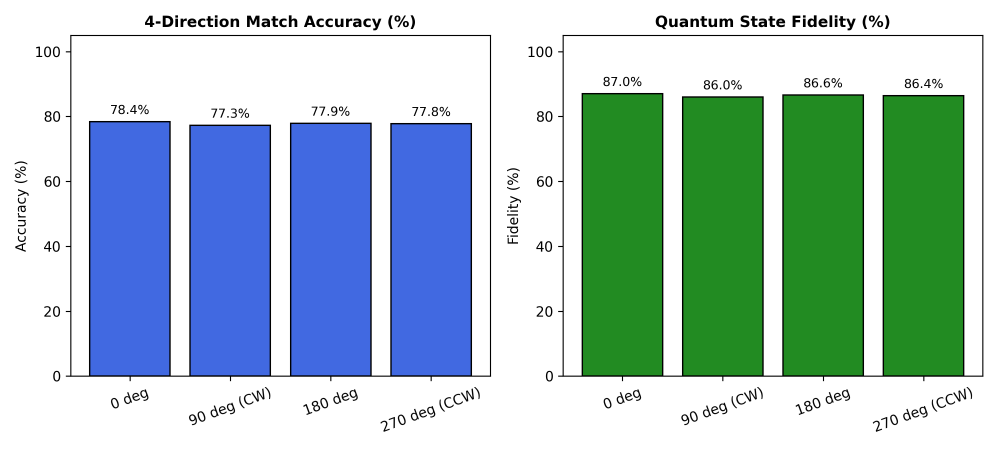
#> input picture match_report.png, 3000 x 1350 px (shown at 1/3 size)
$ python run_similarity.py --img1 match_report.png --img2 match_report.png
#> lines starting #> are read from the running program, lines starting #| are printed output that depends on the picture; long printed decimals are rounded
### src/feature/quantum_sift_entropy.py
"""
Quantum SIFT/SURF & Von Neumann Entropy Feature Matching Module.
Integrates 4-directional cardinal rotation and quantum density matrix formulations.
"""

import numpy as np
import cv2
from scipy.linalg import sqrtm
from typing import Dict, Any, Tuple, Optional


def extract_sift_density_matrix(image: np.ndarray, max_keypoints: int = 128) -> Dict[str, Any]:
    """
    Extract SIFT keypoint descriptors, map to pure quantum states in 7-qubit space,
    and compute the response-weighted statistical ensemble density matrix rho.
    """
    if len(image.shape) == 3:
        gray = cv2.cvtColor(image, cv2.COLOR_BGR2GRAY)
    else:
        gray = image.copy()

    try:
        detector = cv2.SIFT_create(nfeatures=max_keypoints)
        keypoints, descriptors = detector.detectAndCompute(gray, None)
    except Exception:
        detector = cv2.ORB_create(nfeatures=max_keypoints)
        keypoints, descriptors = detector.detectAndCompute(gray, None)
        if descriptors is not None:
            padded = np.zeros((descriptors.shape[0], 128), dtype=np.float32)
            padded[:, :descriptors.shape[1]] = descriptors
            descriptors = padded

    dim = 128
    if descriptors is None or len(descriptors) == 0:
        rho = np.eye(dim, dtype=np.float64) / dim
        return {
            "keypoints": [],
            "descriptors": None,
            "density_matrix": rho,
            "num_kps": 0
        }

    norms = np.linalg.norm(descriptors, axis=1, keepdims=True)
    norms[norms == 0] = 1e-12
    psi = (descriptors / norms).astype(np.float64)

    responses = np.array([kp.response for kp in keypoints], dtype=np.float64)
    if np.sum(responses) == 0 or np.isnan(np.sum(responses)):
        weights = np.ones(len(keypoints), dtype=np.float64) / len(keypoints)
    else:
        weights = responses / np.sum(responses)

    rho = np.dot(psi.T * weights, psi)
    rho = 0.5 * (rho + rho.T)
    trace = np.trace(rho)
    if trace > 0:
        rho = rho / trace
    else:
        rho = np.eye(dim, dtype=np.float64) / dim

    return {
        "keypoints": keypoints,
        "descriptors": psi,
        "density_matrix": rho,
        "num_kps": len(keypoints)
    }


def compute_von_neumann_entropy(rho: np.ndarray, base: float = 2.0) -> float:
    """Compute Von Neumann entropy S(rho) = - Tr(rho log(rho))."""
    eigenvalues = np.linalg.eigvalsh(rho)
    pos_eig = eigenvalues[eigenvalues > 1e-15]
    if len(pos_eig) == 0:
        return 0.0
    return float(max(0.0, -np.sum(pos_eig * (np.log(pos_eig) / np.log(base)))))


def compute_quantum_jsd(rho_A: np.ndarray, rho_B: np.ndarray) -> float:
    """Compute Quantum Jensen-Shannon Divergence between two mixed states."""
    rho_mix = 0.5 * (rho_A + rho_B)
    s_mix = compute_von_neumann_entropy(rho_mix, base=2.0)
    s_a = compute_von_neumann_entropy(rho_A, base=2.0)
    s_b = compute_von_neumann_entropy(rho_B, base=2.0)
    return float(max(0.0, s_mix - 0.5 * (s_a + s_b)))


def compute_mixed_state_fidelity(rho_A: np.ndarray, rho_B: np.ndarray) -> float:
    """Compute Uhlmann-Jozsa quantum fidelity F(rho_A, rho_B)."""
    try:
        sqrt_A = sqrtm(rho_A)
        if np.iscomplexobj(sqrt_A):
            sqrt_A = sqrt_A.real
        M = sqrt_A @ rho_B @ sqrt_A
        sqrt_M = sqrtm(M)
        if np.iscomplexobj(sqrt_M):
            sqrt_M = sqrt_M.real
        fidelity = float(np.trace(sqrt_M)) ** 2
        return float(np.clip(fidelity, 0.0, 1.0))
    except Exception:
        hs = np.trace(rho_A @ rho_B)
        return float(np.clip(hs, 0.0, 1.0))


def compute_4direction_sift_match(img_A: np.ndarray, img_B: np.ndarray, max_keypoints: int = 128) -> Dict[str, Any]:
    """
    Performs 4-directional matching between Image A and Image B.
    """
    feat_A = extract_sift_density_matrix(img_A, max_keypoints=max_keypoints)
    rho_A = feat_A["density_matrix"]
    s_A = compute_von_neumann_entropy(rho_A)

    rotations = [
        ("0 deg", None),
        ("90 deg (CW)", cv2.ROTATE_90_CLOCKWISE),
        ("180 deg", cv2.ROTATE_180),
        ("270 deg (CCW)", cv2.ROTATE_90_COUNTERCLOCKWISE)
    ]

    best_match = {
        "angle_name": None,
        "match_accuracy": -1.0,
        "qjsd": 1.0,
        "fidelity": 0.0
    }
    rotation_details = []

    for angle_name, rot_code in rotations:
        rot_img_B = img_B.copy() if rot_code is None else cv2.rotate(img_B, rot_code)
        feat_B = extract_sift_density_matrix(rot_img_B, max_keypoints=max_keypoints)
        rho_B = feat_B["density_matrix"]
        s_B = compute_von_neumann_entropy(rho_B)

        qjsd = compute_quantum_jsd(rho_A, rho_B)
        fidelity = compute_mixed_state_fidelity(rho_A, rho_B)
        sim_qjsd = max(0.0, (1.0 - np.sqrt(qjsd))) * 100.0
        combined_accuracy = 0.6 * (fidelity * 100.0) + 0.4 * sim_qjsd

        item = {
            "angle": angle_name,
            "kps_B": feat_B["num_kps"],
            "entropy_B": s_B,
            "qjsd": qjsd,
            "fidelity": fidelity,
            "accuracy": combined_accuracy
        }
        rotation_details.append(item)

        if combined_accuracy > best_match["match_accuracy"]:
            best_match["angle_name"] = angle_name
            best_match["match_accuracy"] = combined_accuracy
            best_match["qjsd"] = qjsd
            best_match["fidelity"] = fidelity

    return {
        "entropy_A": s_A,
        "kps_A": feat_A["num_kps"],
        "rotations": rotation_details,
        "best_match": best_match
    }

### run_similarity.py
"""
Unified Quantum Image Similarity & Matching Runner.

Supports:
1. Pixel-level quantum state overlap / fidelity.
2. SIFT/ORB + Von Neumann Entropy Density Matrix Matching.
3. 4-Directional Cardinal Rotation Search (0°, 90°, 180°, 270°).

Usage:
    python run_similarity.py --img1 path/a.png --img2 path/b.png
    python run_similarity.py --img1 path/a.png --img2 path/b.png --mode sift_entropy --rotate
"""

import argparse
import os
import sys
import cv2
import numpy as np

# Ensure src can be imported
sys.path.insert(0, os.path.dirname(os.path.abspath(__file__)))
from src.feature.quantum_sift_entropy import compute_4direction_sift_match, extract_sift_density_matrix, compute_quantum_jsd, compute_mixed_state_fidelity, compute_von_neumann_entropy


# [47 lines left out: function run_pixel_similarity, not called in this run]


def run_sift_entropy_similarity(img1_path: str, img2_path: str, max_kps: int, rotate: bool):
    raw_i1 = cv2.imread(img1_path)
    raw_i2 = cv2.imread(img2_path)

    if raw_i1 is None:
        raise FileNotFoundError(f"Cannot read image: {img1_path}")
    if raw_i2 is None:
        raise FileNotFoundError(f"Cannot read image: {img2_path}")

    print("\n" + "=" * 70)
    print("   QUANTUM SIFT/SURF + VON NEUMANN ENTROPY DENSITY MATRIX MATCHING")
    print("=" * 70)

    if rotate:
        res = compute_4direction_sift_match(raw_i1, raw_i2, max_keypoints=max_kps)
        print(f"[*] Anchor Keypoints: {res['kps_A']} | S(rho_A): {res['entropy_A']:.4f} bits\n")
        print(f"{'Orientation':<16} | {'KPs':<5} | {'S(rho_B)':<9} | {'QJSD':<8} | {'Fidelity':<8} | {'Accuracy':<8}")
        print("-" * 70)
        for r in res["rotations"]:
            print(f"{r['angle']:<16} | {r['kps_B']:<5} | {r['entropy_B']:<9.4f} | {r['qjsd']:<8.4f} | {r['fidelity']*100:<7.2f}% | {r['accuracy']:<6.2f}%")

        best = res["best_match"]
        print("=" * 70)
        print(f"[+] Optimal Orientation     : {best['angle_name']}")
        print(f"[+] Quantum State Fidelity  : {best['fidelity'] * 100:.2f}%")
        print(f"[*] Quantum JSD Divergence  : {best['qjsd']:.6f}")
        print(f"[+] Combined Match Accuracy : {best['match_accuracy']:.2f}%")
        print("=" * 70 + "\n")
    else:
        feat_A = extract_sift_density_matrix(raw_i1, max_keypoints=max_kps)
        feat_B = extract_sift_density_matrix(raw_i2, max_keypoints=max_kps)

        s_A = compute_von_neumann_entropy(feat_A["density_matrix"])
        s_B = compute_von_neumann_entropy(feat_B["density_matrix"])
        qjsd = compute_quantum_jsd(feat_A["density_matrix"], feat_B["density_matrix"])
        fidelity = compute_mixed_state_fidelity(feat_A["density_matrix"], feat_B["density_matrix"])
        sim_qjsd = max(0.0, (1.0 - np.sqrt(qjsd))) * 100.0
        acc = 0.6 * (fidelity * 100.0) + 0.4 * sim_qjsd

        print(f"[*] Image A Keypoints: {feat_A['num_kps']} | S(rho_A): {s_A:.4f} bits")
        print(f"[*] Image B Keypoints: {feat_B['num_kps']} | S(rho_B): {s_B:.4f} bits")
        print("-" * 70)
        print(f"[+] Quantum State Fidelity  : {fidelity * 100:.2f}%")
        print(f"[*] Quantum JSD Divergence  : {qjsd:.6f}")
        print(f"[+] Combined Match Accuracy : {acc:.2f}%")
        print("=" * 70 + "\n")


def main():
    parser = argparse.ArgumentParser(description="Quantum Image Similarity & Matching")
    parser.add_argument("--img1", type=str, required=True, help="Path to first image.")
    parser.add_argument("--img2", type=str, required=True, help="Path to second image.")
    parser.add_argument("--mode", type=str, choices=["pixel", "sift_entropy"], default="sift_entropy",
                        help="Matching mode: 'sift_entropy' (default) or 'pixel'.")
    parser.add_argument("--rotate", action="store_true", default=True,
                        help="Perform 4-directional cardinal rotation search (default: True).")
    parser.add_argument("--resize", type=int, default=1024, help="Resize dimension for pixel mode.")
    parser.add_argument("--kps", type=int, default=128, help="Max keypoints for SIFT entropy mode.")

    args = parser.parse_args()

    if args.mode == "pixel":
        run_pixel_similarity(args.img1, args.img2, resize=args.resize, rotate=args.rotate)
    else:
        run_sift_entropy_similarity(args.img1, args.img2, max_kps=args.kps, rotate=args.rotate)
#> in run_sift_entropy_similarity, raw_i1 is the input picture: shape (1350, 3000, 3); mean B, G, R 197, 196.4, 168.8
#> in extract_sift_density_matrix, `gray = cv2.cvtColor(image, cv2.COLOR_BGR2GRAY)`:
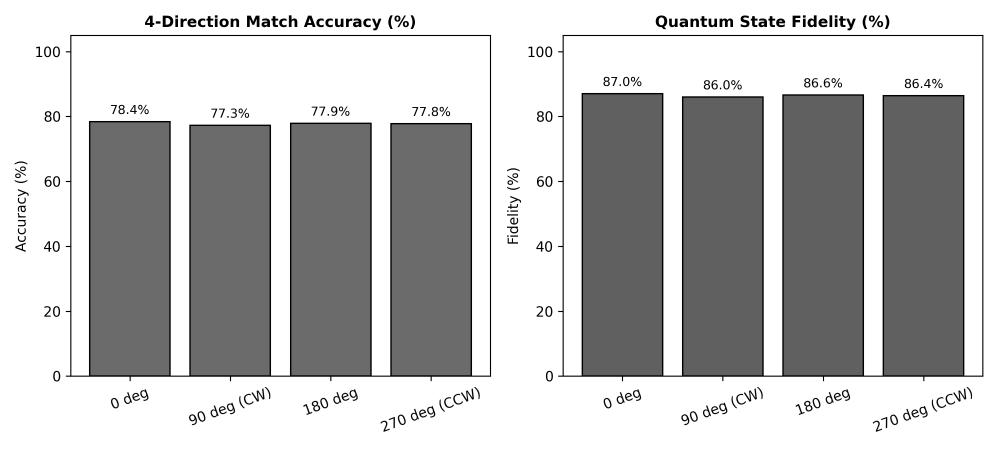
#> gray: shape (1350, 3000) (shown at 1/3 size); min 0, max 255, mean 188.4
#> in extract_sift_density_matrix, `keypoints, descriptors = detector.detectAndCompute(gray, None)`: keypoints = 132 keypoints; strongest (x, y, size): (1523, 633, 3.2), (1523, 708, 3.1), (530, 49, 5.1), (2413, 49, 5.1)
#> in extract_sift_density_matrix, `norms = np.linalg.norm(descriptors, axis=1, keepdims=True)`: norms = 132 values, max 513 at index 68, min 510.8 at index 92, mean 511.8
#> in extract_sift_density_matrix, `psi = (descriptors / norms).astype(np.float64)`:
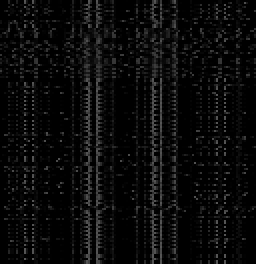
#> psi: shape (132, 128) float64 (shown 2 times larger); min 0, max 0.34, mean 0.0432
#> in extract_sift_density_matrix, `responses = np.array([kp.response for kp in keypoints], dtype=np.float..`: responses = 132 values, max 0.161 at index 35, min 0.136 at index 39, mean 0.141
#> in extract_sift_density_matrix, `weights = responses / np.sum(responses)`: weights = 132 values, max 0.00869 at index 35, min 0.00735 at index 39, mean 0.00758
#> in extract_sift_density_matrix, `rho = np.dot(psi.T * weights, psi)`:
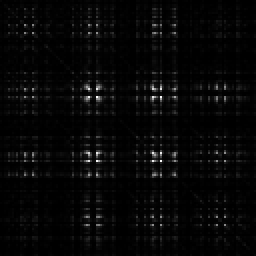
#> rho: shape (128, 128) float64 (shown 2 times larger); min 2.11e-07, max 0.069, mean 0.00193; drawn with min black and max white
#> in extract_sift_density_matrix, `trace = np.trace(rho)`: trace = 1
#> in compute_4direction_sift_match, `feat_A = extract_sift_density_matrix(img_A, max_keypoints=max_keypoints)`: feat_A = 4 items
#> in compute_von_neumann_entropy, `eigenvalues = np.linalg.eigvalsh(rho)`: eigenvalues = 128 values from -7.11e-17 to 0.565
#> in compute_von_neumann_entropy, `pos_eig = eigenvalues[eigenvalues > 1e-15]`: pos_eig = 70 values from 1.66e-07 to 0.565
#> in compute_4direction_sift_match, `s_A = compute_von_neumann_entropy(rho_A)`: s_A = 2.41
#> the loop in compute_4direction_sift_match, `for angle_name, rot_code in rotations:` made 4 passes
#> (s_B, s_mix in compute_quantum_jsd, s_b in compute_quantum_jsd, qjsd, fidelity, sim_qjsd, combined_accuracy) on passes 1 to 4: (2.41, 2.41, 2.41, 0, 1, 100, 100), (2.41, 2.43, 2.41, 0.0169, 0.982, 87.01, 93.71), (2.34, 2.4, 2.34, 0.0222, 0.975, 85.12, 92.54), (2.42, 2.43, 2.42, 0.0113, 0.988, 89.39, 95.03)
#> pass 1, in compute_mixed_state_fidelity, `sqrt_A = sqrt_A.real`:
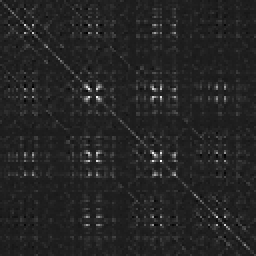
#> sqrt_A: shape (128, 128) float64 (shown 2 times larger); min -0.0145, max 0.107, mean 0.00309; drawn with min black and max white
#> pass 2, in compute_4direction_sift_match, `rot_img_B = img_B.copy() if rot_code is None else cv2.rotate(img_B, ro..`:
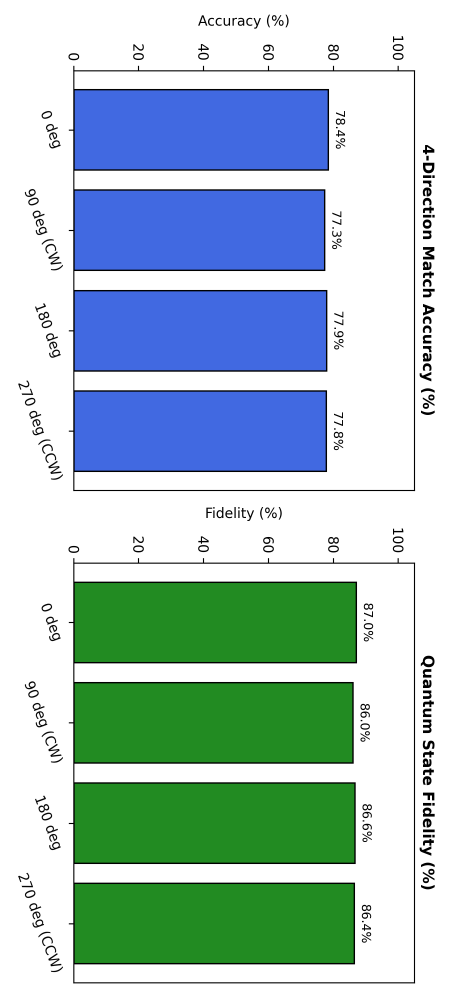
#> rot_img_B: shape (3000, 1350, 3) (shown at 1/3 size); mean B, G, R 197, 196.4, 168.8
#> after the loop in compute_4direction_sift_match, `for angle_name, rot_code in rotations:`:
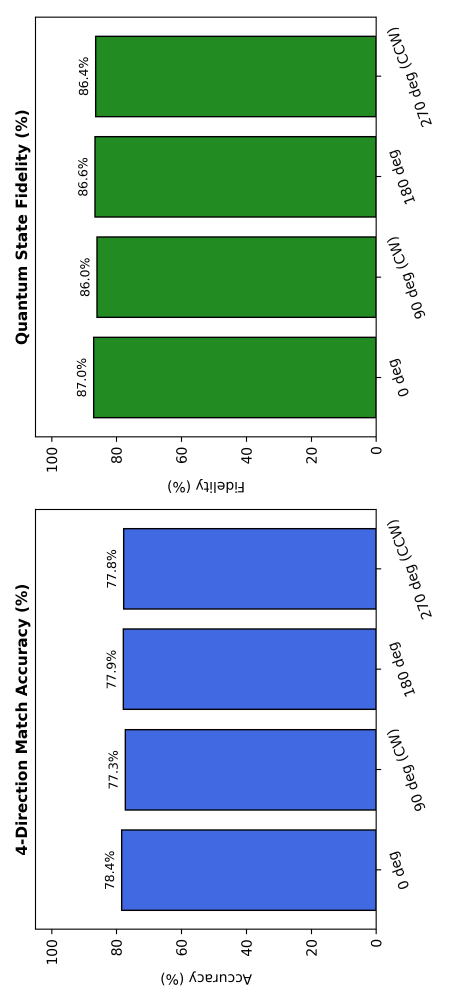
#> rot_img_B: shape (3000, 1350, 3) (shown at 1/3 size); mean B, G, R 197, 196.4, 168.8
#> after the loop in compute_4direction_sift_match, `for angle_name, rot_code in rotations:`: best_match = {'angle_name': '0 deg', 'match_accuracy': 100, 'qjsd': 0, 'fidelity': 1}; rotation_details = 4 items
#| [*] Anchor Keypoints: 132 | S(rho_A): 2.4132 bits
#> the loop in run_sift_entropy_similarity, `for r in res["rotations"]:` made 4 passes
#| 0 deg            | 132   | 2.4132    | 0.0000   | 100.00 % | 100.00%
#| 90 deg (CW)      | 147   | 2.4112    | 0.0169   | 98.17  % | 93.71 %
#| 180 deg          | 156   | 2.3410    | 0.0222   | 97.48  % | 92.54 %
#| 270 deg (CCW)    | 147   | 2.4234    | 0.0113   | 98.78  % | 95.03 %
#> in run_sift_entropy_similarity, `best = res["best_match"]`: best has the same summary as best_match in compute_4direction_sift_match
#| [+] Optimal Orientation     : 0 deg
#| [+] Quantum State Fidelity  : 100.00%
#| [*] Quantum JSD Divergence  : 0
#| [+] Combined Match Accuracy : 100.00%


if __name__ == "__main__":
    main()
